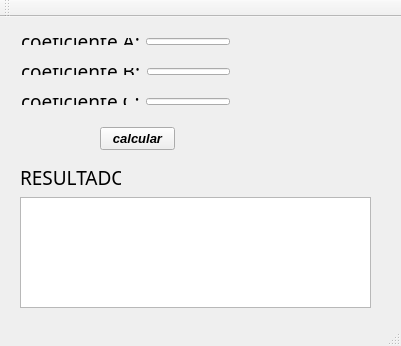
<?xml version="1.0" encoding="UTF-8"?>
<ui version="4.0">
 <class>MainWindow</class>
 <widget class="QMainWindow" name="MainWindow">
  <property name="geometry">
   <rect>
    <x>0</x>
    <y>0</y>
    <width>401</width>
    <height>346</height>
   </rect>
  </property>
  <property name="windowTitle">
   <string>PROJETO EQUAÇÃO DO SEGUNDO GRAU</string>
  </property>
  <widget class="QWidget" name="centralWidget">
   <widget class="QLabel" name="label_4">
    <property name="geometry">
     <rect>
      <x>20</x>
      <y>150</y>
      <width>101</width>
      <height>21</height>
     </rect>
    </property>
    <property name="font">
     <font>
      <family>Indie Flower</family>
      <pointsize>14</pointsize>
     </font>
    </property>
    <property name="text">
     <string>RESULTADO</string>
    </property>
   </widget>
   <widget class="QTextEdit" name="textEditResultado">
    <property name="geometry">
     <rect>
      <x>20</x>
      <y>180</y>
      <width>351</width>
      <height>111</height>
     </rect>
    </property>
   </widget>
   <widget class="QPushButton" name="pushButton">
    <property name="geometry">
     <rect>
      <x>100</x>
      <y>110</y>
      <width>75</width>
      <height>23</height>
     </rect>
    </property>
    <property name="font">
     <font>
      <family>Arial</family>
      <pointsize>10</pointsize>
      <weight>75</weight>
      <italic>true</italic>
      <bold>true</bold>
     </font>
    </property>
    <property name="text">
     <string>calcular</string>
    </property>
   </widget>
   <widget class="QWidget" name="">
    <property name="geometry">
     <rect>
      <x>10</x>
      <y>10</y>
      <width>231</width>
      <height>29</height>
     </rect>
    </property>
    <layout class="QHBoxLayout" name="horizontalLayout">
     <item>
      <widget class="QLabel" name="label">
       <property name="font">
        <font>
         <family>Indie Flower</family>
         <pointsize>14</pointsize>
        </font>
       </property>
       <property name="text">
        <string>coeficiente A:</string>
       </property>
      </widget>
     </item>
     <item>
      <widget class="QLineEdit" name="lineEditA"/>
     </item>
    </layout>
   </widget>
   <widget class="QWidget" name="">
    <property name="geometry">
     <rect>
      <x>10</x>
      <y>40</y>
      <width>231</width>
      <height>29</height>
     </rect>
    </property>
    <layout class="QHBoxLayout" name="horizontalLayout_2">
     <item>
      <widget class="QLabel" name="label_2">
       <property name="font">
        <font>
         <family>Indie Flower</family>
         <pointsize>14</pointsize>
        </font>
       </property>
       <property name="text">
        <string>coeficiente B:</string>
       </property>
      </widget>
     </item>
     <item>
      <widget class="QLineEdit" name="lineEditB"/>
     </item>
    </layout>
   </widget>
   <widget class="QWidget" name="">
    <property name="geometry">
     <rect>
      <x>10</x>
      <y>70</y>
      <width>231</width>
      <height>29</height>
     </rect>
    </property>
    <layout class="QHBoxLayout" name="horizontalLayout_3">
     <item>
      <widget class="QLabel" name="label_3">
       <property name="font">
        <font>
         <family>Indie Flower</family>
         <pointsize>14</pointsize>
        </font>
       </property>
       <property name="text">
        <string>coeficiente C:</string>
       </property>
      </widget>
     </item>
     <item>
      <widget class="QLineEdit" name="lineEditC"/>
     </item>
    </layout>
   </widget>
  </widget>
  <widget class="QMenuBar" name="menuBar">
   <property name="geometry">
    <rect>
     <x>0</x>
     <y>0</y>
     <width>401</width>
     <height>21</height>
    </rect>
   </property>
  </widget>
  <widget class="QToolBar" name="mainToolBar">
   <attribute name="toolBarArea">
    <enum>TopToolBarArea</enum>
   </attribute>
   <attribute name="toolBarBreak">
    <bool>false</bool>
   </attribute>
  </widget>
  <widget class="QStatusBar" name="statusBar"/>
 </widget>
 <layoutdefault spacing="6" margin="11"/>
 <resources/>
 <connections/>
</ui>
